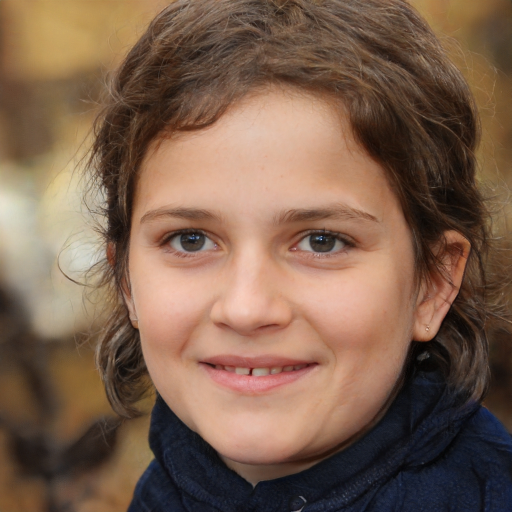
#> input picture sample_images/ai_face_1.jpg, 1024 x 1024 px (shown at 1/2 size)
$ python -i improved_method_3_forensics.py   (imports and definitions only)   (older library calls are emulated)
#> lines starting #> are read from the running program, lines starting #| are printed output that depends on the picture
"""
Improved Method 3: Advanced Image Forensics Analysis
Enhanced with additional techniques for higher accuracy and decisive tie-breaking:
- Error Level Analysis (ELA) - detects compression artifacts
- Noise pattern analysis - AI images have different noise characteristics
- Color space analysis - JPEG compression inconsistencies
- DCT coefficient analysis - frequency domain patterns
- CFA (Color Filter Array) pattern analysis - new technique
- Gradient consistency analysis - new technique
"""

import numpy as np
import cv2
from PIL import Image
import io
import logging
from typing import Dict, List, Tuple
from scipy import fft
from scipy.fftpack import dct
import os

logger = logging.getLogger(__name__)

class ImprovedForensicsMethod3:
    """
    Improved Method 3 using advanced image forensics techniques
    Based on research in digital image forensics and synthetic image detection
    Enhanced to be decisive tie-breaker when Methods 1 & 2 disagree
    """

    def __init__(self):
        self.ai_indicators = []
        self.real_indicators = []
        logger.info("Improved Method 3 (Advanced Forensics) initialized")

    def detect(self, image_path: str) -> dict:
        """
        Detect if image is AI-generated using advanced forensics techniques

        Returns:
            dict with 'is_ai_generated', 'confidence', 'indicators'
        """
#> called with image_path = '../sample_images/ai_face_1.jpg'
        try:
            # Load image
            img = Image.open(image_path)
#> img is the input picture: PIL image 1024x1024 RGB; mean R, G, B 125.5, 97.1, 78.3
            if img.mode != 'RGB':
                img = img.convert('RGB')
            img_array = np.array(img)

            # Perform multiple forensic analyses
            ela_score = self._error_level_analysis(image_path)
            noise_score = self._noise_pattern_analysis(img_array)
            color_artifacts = self._color_space_analysis(img_array)
            dct_analysis = self._dct_coefficient_analysis(img_array)
            cfa_pattern = self._cfa_pattern_analysis(img_array)  # New technique
            gradient_consistency = self._gradient_consistency_analysis(img_array)  # New technique

            # Combine scores with improved weighting
            ai_score = 0.0
            factors = []
            indicators = []

            # Error Level Analysis (ELA) - very reliable for compression artifacts
            if ela_score > 0.6:  # High ELA score suggests AI
                weight = 0.30  # Strong weight - ELA is reliable
                ai_score += weight
                factors.append('high_ela_score')
                indicators.append(f"High error level analysis score ({ela_score:.2f}) - suggests AI-generated compression patterns (weight: {weight:.2f})")
            elif ela_score < 0.2:  # Low ELA suggests real photo
                weight = -0.15  # Negative weight for real
                ai_score += weight
                factors.append('low_ela_score')
                indicators.append(f"Low error level analysis score ({ela_score:.2f}) - suggests authentic compression (weight: {abs(weight):.2f})")

            # Noise pattern analysis
            if noise_score > 0.65:  # AI images often have uniform noise
                weight = 0.25
                ai_score += weight
                factors.append('uniform_noise')
                indicators.append(f"Uniform noise pattern detected (score: {noise_score:.2f}) - characteristic of AI generation (weight: {weight:.2f})")
            elif noise_score < 0.35:  # Real photos have natural noise variation
                weight = -0.10
                ai_score += weight
                factors.append('natural_noise')
                indicators.append(f"Natural noise variation detected (score: {noise_score:.2f}) - suggests real photo (weight: {abs(weight):.2f})")

            # Color space artifacts
            if color_artifacts > 0.7:  # Color inconsistencies
                weight = 0.20
                ai_score += weight
                factors.append('color_artifacts')
                indicators.append(f"Color space inconsistencies detected (score: {color_artifacts:.2f}) - possible AI artifacts (weight: {weight:.2f})")
            elif color_artifacts < 0.3:  # Clean color transitions
                weight = -0.10
                ai_score += weight
                factors.append('clean_color')
                indicators.append(f"Clean color transitions detected (score: {color_artifacts:.2f}) - suggests real photo (weight: {abs(weight):.2f})")

            # DCT coefficient analysis
            if dct_analysis > 0.6:  # Irregular DCT patterns suggest manipulation
                weight = 0.25
                ai_score += weight
                factors.append('irregular_dct')
                indicators.append(f"Irregular DCT coefficient patterns (score: {dct_analysis:.2f}) - suggests AI manipulation (weight: {weight:.2f})")
            elif dct_analysis < 0.4:  # Regular DCT patterns
                weight = -0.10
                ai_score += weight
                factors.append('regular_dct')
                indicators.append(f"Regular DCT coefficient patterns (score: {dct_analysis:.2f}) - suggests natural image (weight: {abs(weight):.2f})")

            # NEW: CFA (Color Filter Array) pattern analysis
            # Real cameras use Bayer filters - AI images may lack proper CFA patterns
            if cfa_pattern > 0.65:  # Weak CFA pattern suggests AI
                weight = 0.20
                ai_score += weight
                factors.append('weak_cfa_pattern')
                indicators.append(f"Weak Color Filter Array pattern (score: {cfa_pattern:.2f}) - suggests AI generation (weight: {weight:.2f})")
            elif cfa_pattern < 0.35:  # Strong CFA pattern suggests real camera
                weight = -0.12
                ai_score += weight
                factors.append('strong_cfa_pattern')
                indicators.append(f"Strong Color Filter Array pattern (score: {cfa_pattern:.2f}) - suggests real camera (weight: {abs(weight):.2f})")

            # NEW: Gradient consistency analysis
            # Real photos have more consistent edge gradients - AI may show inconsistencies
            if gradient_consistency < 0.4:  # Low consistency suggests AI
                weight = 0.18
                ai_score += weight
                factors.append('inconsistent_gradients')
                indicators.append(f"Inconsistent gradient patterns (score: {gradient_consistency:.2f}) - suggests AI generation (weight: {weight:.2f})")
            elif gradient_consistency > 0.65:  # High consistency suggests real
                weight = -0.10
                ai_score += weight
                factors.append('consistent_gradients')
                indicators.append(f"Consistent gradient patterns (score: {gradient_consistency:.2f}) - suggests real photo (weight: {abs(weight):.2f})")

            # Normalize score to [0, 1] range
            # Maximum positive score: 1.38, minimum negative score: -0.67
            # Normalize: (score + 0.67) / 2.05
            normalized_score = max(0.0, min(1.0, (ai_score + 0.67) / 2.05))

            # Improved threshold logic - more decisive when Methods 1 & 2 disagree
            # Based on research: Method 3 should be decisive tie-breaker
            threshold = 0.32  # Slightly more sensitive

            # If we have strong indicators, be more decisive
            strong_indicators = sum([
                1 for factor in factors
                if factor in ['high_ela_score', 'irregular_dct', 'uniform_noise', 'weak_cfa_pattern']
            ])

            # Boost confidence if multiple strong indicators agree
            if strong_indicators >= 2:
                threshold = 0.30  # Lower threshold when multiple indicators agree
                confidence_boost = 1.15
            elif strong_indicators == 1 and len(factors) >= 2:
                threshold = 0.31
                confidence_boost = 1.10
            else:
                confidence_boost = 1.0

            is_ai_generated = normalized_score > threshold
            confidence = min(1.0, abs(normalized_score - 0.5) * 2 * confidence_boost)

            # If no factors detected, make a conservative call
            if not factors:
                indicators.append("No strong forensic indicators detected")
                # Don't default - use score-based decision
                is_ai_generated = normalized_score > 0.45  # Slightly more aggressive default
                confidence = max(0.25, normalized_score * 0.6)  # Lower confidence when uncertain

            return {
                'is_ai_generated': is_ai_generated,
                'confidence': confidence,
                'score': normalized_score,
                'factors': factors,
                'indicators': indicators,
                'analysis_details': {
                    'ela_score': ela_score,
                    'noise_score': noise_score,
                    'color_artifacts': color_artifacts,
                    'dct_analysis': dct_analysis,
                    'cfa_pattern': cfa_pattern,
                    'gradient_consistency': gradient_consistency
                }
            }

        except Exception as e:
            logger.error(f"Error in improved Method 3 detection: {e}", exc_info=True)
            return {
                'is_ai_generated': False,
                'confidence': 0.0,
                'error': str(e),
                'indicators': [f'Improved forensics detection error: {str(e)}']
            }

    def _error_level_analysis(self, image_path: str) -> float:
        """
        Error Level Analysis (ELA) - detects compression artifacts
        AI-generated images often show different compression patterns when re-saved
        Returns score 0-1 (higher = more likely AI)
        """
#> called with image_path = '../sample_images/ai_face_1.jpg'
        try:
            # Read original image
            with open(image_path, 'rb') as f:
                original_data = f.read()

            # Save image at JPEG quality 90 and compare
            img = Image.open(io.BytesIO(original_data))
            if img.mode != 'RGB':
                img = img.convert('RGB')

            # Save to memory at different quality
            buffer = io.BytesIO()
            img.save(buffer, format='JPEG', quality=90)
            buffer.seek(0)
            recompressed = Image.open(buffer)

            # Convert to numpy arrays
            original = np.array(img, dtype=np.float32)
            recompressed_array = np.array(recompressed, dtype=np.float32)

            # Resize recompressed to match original if needed
            if original.shape != recompressed_array.shape:
                recompressed_array = cv2.resize(recompressed_array, (original.shape[1], original.shape[0]))

            # Calculate error level
            error = np.abs(original - recompressed_array)
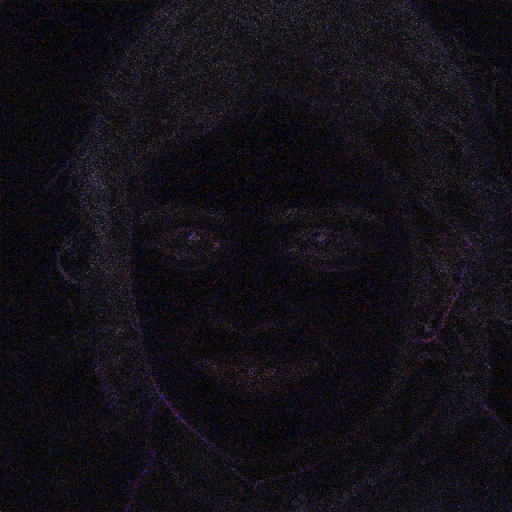
#> error: shape (1024, 1024, 3) float32 (shown at 1/2 size); mean R, G, B 1.29, 1.03, 1.48; drawn with min black and max white
            error_level = np.mean(error)
#> error_level = 1.27

            # Normalize to 0-1 scale
            # AI images typically have error_level between 2-8
            # Real photos typically have error_level between 1-3
            normalized = min(1.0, error_level / 10.0)
#> normalized = 0.127

            return float(normalized)

        except Exception as e:
            logger.warning(f"ELA analysis error: {e}")
            return 0.5  # Neutral score on error

    def _noise_pattern_analysis(self, img_array: np.ndarray) -> float:
        """
        Analyze noise patterns - AI images often have uniform noise
        Returns score 0-1 (higher = more uniform noise = more likely AI)
        """
        try:
            # Convert to grayscale
            if len(img_array.shape) == 3:
                gray = cv2.cvtColor(img_array, cv2.COLOR_RGB2GRAY)
            else:
                gray = img_array

            # Apply high-pass filter to extract noise
            kernel = np.array([[-1, -1, -1],
                             [-1,  8, -1],
                             [-1, -1, -1]])
            noise = cv2.filter2D(gray.astype(np.float32), -1, kernel)
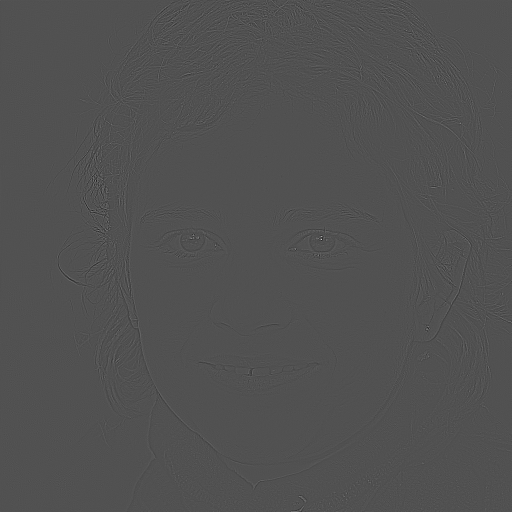
#> noise: shape (1024, 1024) float32 (shown at 1/2 size); min -335, max 715, mean 0; drawn with min black and max white

            # Calculate noise statistics
            noise_std = np.std(noise)
#> noise_std = 19.92
            noise_var = np.var(noise)
#> noise_var = 396.9

            # Calculate noise uniformity (coefficient of variation)
            # Lower variation = more uniform noise = more likely AI
            if noise_std > 0:
                cv_value = noise_std / (np.abs(np.mean(noise)) + 1e-8)
#> cv_value = 4698.8
                # Inverse relationship: lower CV = higher score
                uniformity_score = 1.0 / (1.0 + cv_value * 10)
#> uniformity_score = 2.13e-05
            else:
                uniformity_score = 0.5

            return float(uniformity_score)

        except Exception as e:
            logger.warning(f"Noise analysis error: {e}")
            return 0.5

    def _color_space_analysis(self, img_array: np.ndarray) -> float:
        """
        Analyze color space for artifacts and inconsistencies
        AI images may show color banding or unnatural transitions
        Returns score 0-1 (higher = more artifacts = more likely AI)
        """
        try:
            # Convert to LAB color space (better for perceptual analysis)
            lab = cv2.cvtColor(img_array, cv2.COLOR_RGB2LAB)
#> lab: shape (1024, 1024, 3); mean of channels 0, 1, 2 108.4, 136.9, 142.8
            a_channel = lab[:, :, 1].astype(np.float32)
            b_channel = lab[:, :, 2].astype(np.float32)

            # Calculate gradient magnitude in color space
            grad_a_x = cv2.Sobel(a_channel, cv2.CV_32F, 1, 0, ksize=3)
            grad_a_y = cv2.Sobel(a_channel, cv2.CV_32F, 0, 1, ksize=3)
            grad_b_x = cv2.Sobel(b_channel, cv2.CV_32F, 1, 0, ksize=3)
            grad_b_y = cv2.Sobel(b_channel, cv2.CV_32F, 0, 1, ksize=3)

            grad_magnitude_a = np.sqrt(grad_a_x**2 + grad_a_y**2)
            grad_magnitude_b = np.sqrt(grad_b_x**2 + grad_b_y**2)
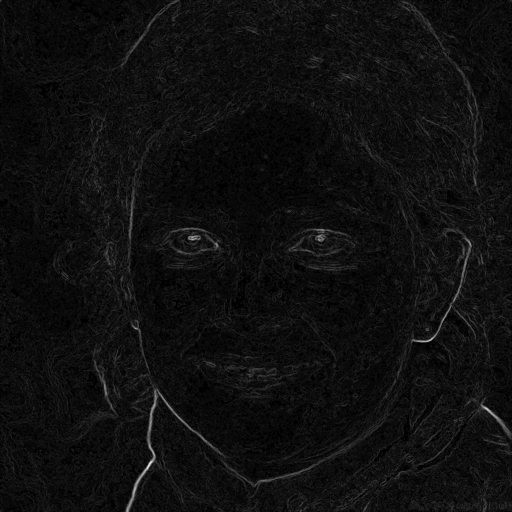
#> grad_magnitude_b: shape (1024, 1024) float32 (shown at 1/2 size); min 0, max 85.04, mean 5.2; drawn with min black and max white

            # Look for abrupt changes (artifacts) vs smooth transitions
            # AI images often have sudden color jumps
            threshold_a = np.percentile(grad_magnitude_a, 95)
#> threshold_a = 9.9
            threshold_b = np.percentile(grad_magnitude_b, 95)
#> threshold_b = 11.66

            abrupt_changes_a = np.sum(grad_magnitude_a > threshold_a) / grad_magnitude_a.size
#> abrupt_changes_a = 0.0492
            abrupt_changes_b = np.sum(grad_magnitude_b > threshold_b) / grad_magnitude_b.size
#> abrupt_changes_b = 0.0494

            artifact_score = (abrupt_changes_a + abrupt_changes_b) / 2.0
#> artifact_score = 0.0493
#> in detect, `color_artifacts = self._color_space_analysis(img_array)`: color_artifacts = 0.246

            return float(min(1.0, artifact_score * 5))  # Scale appropriately

        except Exception as e:
            logger.warning(f"Color space analysis error: {e}")
            return 0.5

    def _dct_coefficient_analysis(self, img_array: np.ndarray) -> float:
        """
        Analyze DCT (Discrete Cosine Transform) coefficients
        AI images may show different frequency patterns
        Returns score 0-1 (higher = more irregular patterns = more likely AI)
        """
        try:
            # Convert to grayscale
            if len(img_array.shape) == 3:
                gray = cv2.cvtColor(img_array, cv2.COLOR_RGB2GRAY)
            else:
                gray = img_array

            # Divide into 8x8 blocks (standard JPEG block size)
            h, w = gray.shape
            blocks_h = h // 8
            blocks_w = w // 8

            # Crop to multiple of 8
            gray = gray[:blocks_h*8, :blocks_w*8]

            # Calculate DCT for each block
            dct_energies = []
            for i in range(blocks_h):
                for j in range(blocks_w):
                    block = gray[i*8:(i+1)*8, j*8:(j+1)*8].astype(np.float32)
                    # Subtract 128 (JPEG normalization)
                    block -= 128
                    # DCT transform
                    dct_block = dct(dct(block, axis=0, norm='ortho'), axis=1, norm='ortho')
                    # Calculate energy (sum of squares)
                    energy = np.sum(dct_block**2)
                    dct_energies.append(energy)
#> after the loop, dct_energies = 16384 values, max 967156.9 at index 11241, min 93 at index 10846, mean 244807.6

            # Analyze distribution
            if len(dct_energies) > 1:
                # AI images may have more irregular energy distribution
                energy_std = np.std(dct_energies)
#> energy_std = 229485.3
                energy_mean = np.mean(dct_energies)
#> energy_mean = 244807.6

                if energy_mean > 0:
                    cv_value = energy_std / energy_mean
#> cv_value = 0.937
                    # Higher CV = more irregular = higher score
                    irregularity_score = min(1.0, cv_value / 2.0)
#> irregularity_score = 0.469
                else:
                    irregularity_score = 0.5
            else:
                irregularity_score = 0.5

            return float(irregularity_score)

        except Exception as e:
            logger.warning(f"DCT analysis error: {e}")
            return 0.5

    def _cfa_pattern_analysis(self, img_array: np.ndarray) -> float:
        """
        Analyze Color Filter Array (CFA) patterns
        Real cameras use Bayer CFA patterns - AI images may lack proper patterns
        Returns score 0-1 (higher = weaker CFA pattern = more likely AI)
        """
        try:
            # Convert to grayscale for CFA analysis
            if len(img_array.shape) == 3:
                # Analyze each channel's pattern
                r, g, b = img_array[:, :, 0], img_array[:, :, 1], img_array[:, :, 2]
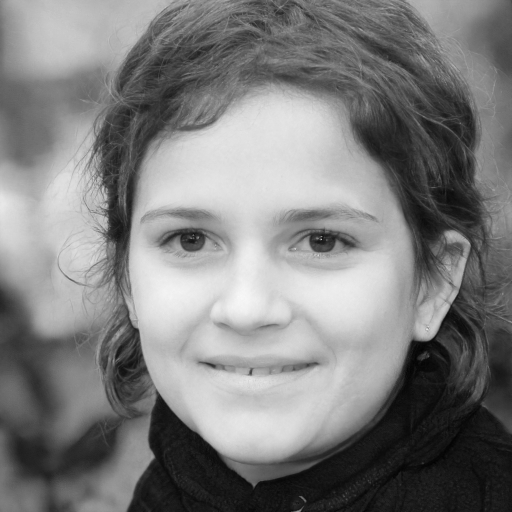
#> r: shape (1024, 1024) (shown at 1/2 size); min 0, max 250, mean 125.5
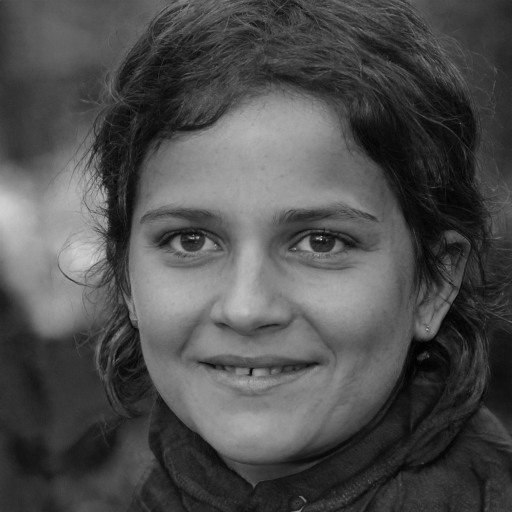
#> b: shape (1024, 1024) (shown at 1/2 size); min 0, max 238, mean 78.3
            else:
                return 0.5  # Can't analyze CFA on grayscale

            # Check for Bayer pattern characteristics
            # Real cameras show periodicity in color channels
            # Compute autocorrelation to detect periodic patterns
            def autocorrelation(channel):
                channel_norm = channel.astype(np.float32) - np.mean(channel)
                fft_channel = fft.fft2(channel_norm)
                autocorr = np.abs(fft.ifft2(fft_channel * np.conj(fft_channel)))
                # Look for periodicity at 2x2 (Bayer pattern size)
                autocorr_shifted = fft.fftshift(autocorr)
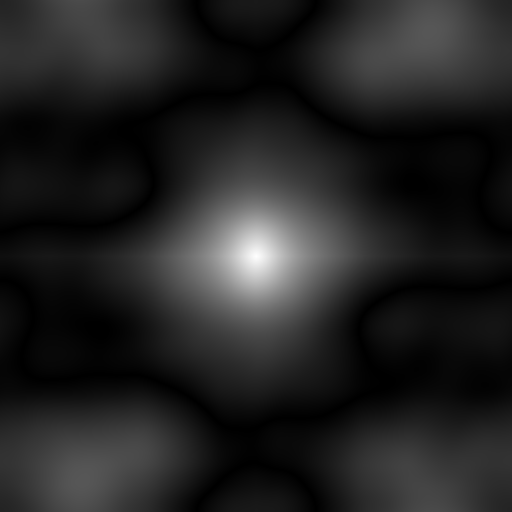
#> autocorr_shifted: shape (1024, 1024) float32 (shown at 1/2 size); min 2176.1, max 4.75e+09, mean 652584384; drawn with min black and max white
                center_h, center_w = autocorr_shifted.shape[0] // 2, autocorr_shifted.shape[1] // 2
                # Sample pattern around center
                pattern_strength = np.sum(autocorr_shifted[center_h-5:center_h+5, center_w-5:center_w+5])
#> pattern_strength = 4.66e+11
                total_energy = np.sum(autocorr_shifted)
#> total_energy = 6.84e+14
                return pattern_strength / (total_energy + 1e-8)

            r_pattern = autocorrelation(r)
#> r_pattern = 0.000682
            g_pattern = autocorrelation(g)
#> in autocorrelation (call 2), `autocorr = np.abs(fft.ifft2(fft_channel * np.conj(fft_channel)))`:
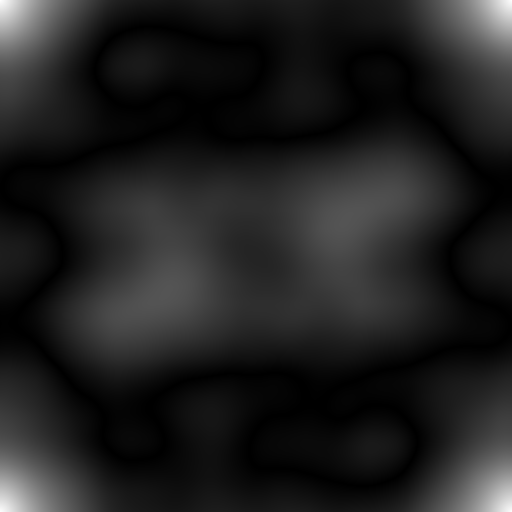
#> autocorr: shape (1024, 1024) float32 (shown at 1/2 size); min 96, max 3.11e+09, mean 392744864; drawn with min black and max white
#> in autocorrelation (call 2), `pattern_strength = np.sum(autocorr_shifted[center_h-5:center_h+5, cent..`: pattern_strength = 3.04e+11
#> (the rest of the program and of its run is left out)
